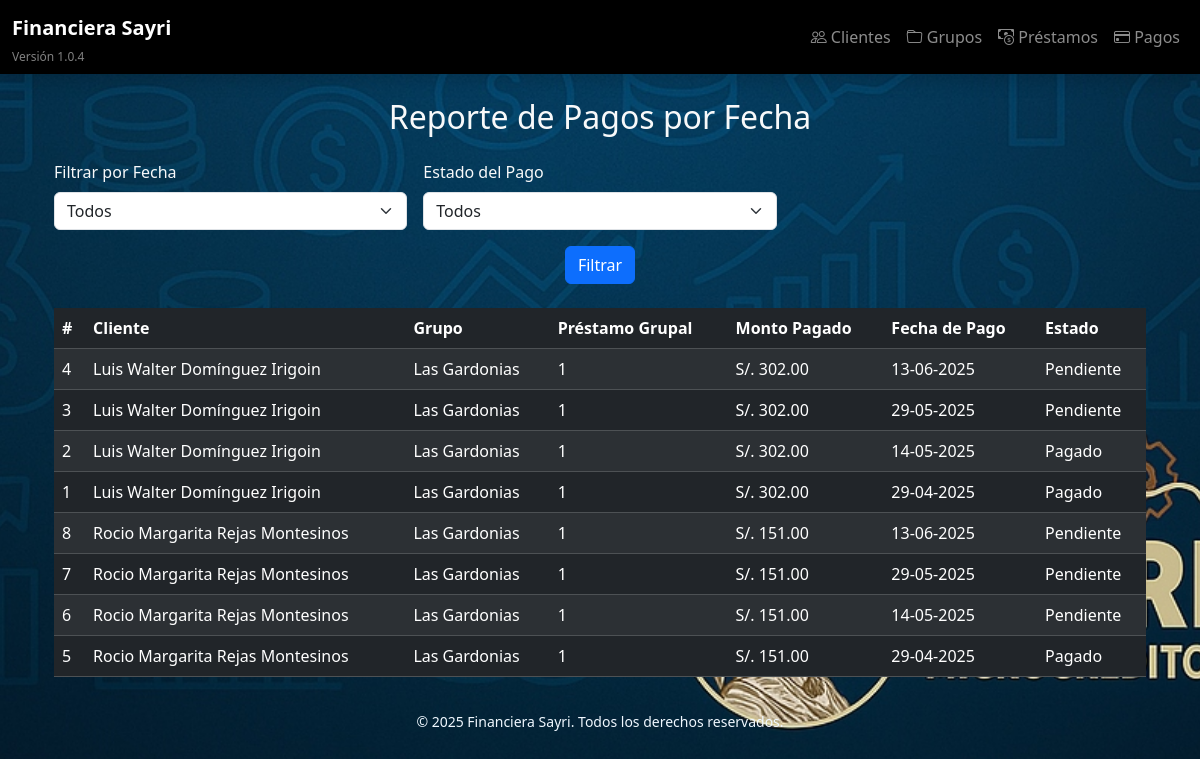
The app's page /reportes/pagos_xfecha, older data.
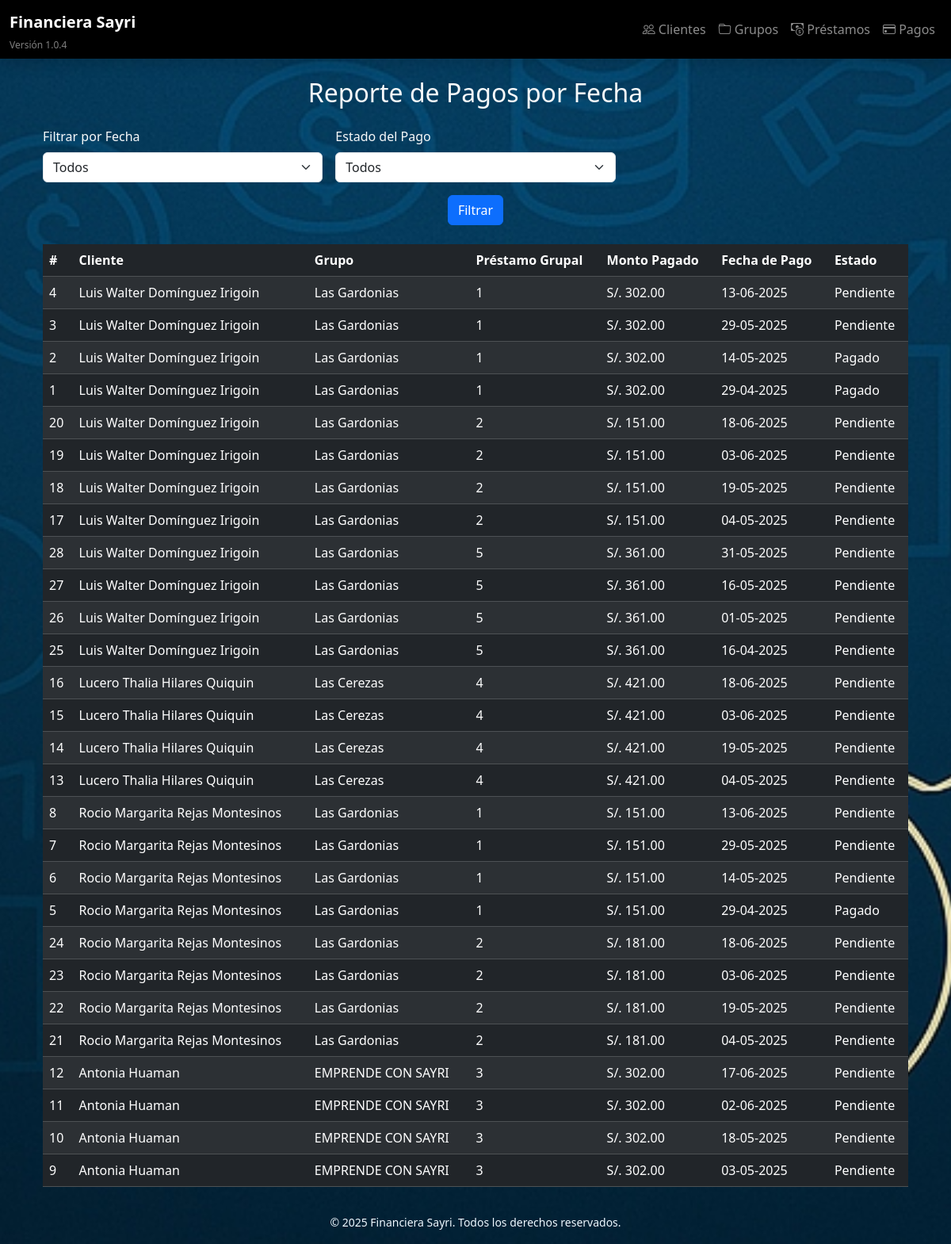
The same page, newer data.
### models/pago.py (models this page shows)
class Pago(db.Model):
    __tablename__ = 'pago'
    id = db.Column(db.Integer, primary_key=True)
    cliente_id = db.Column(db.Integer, db.ForeignKey('cliente.id'), nullable=False)
    prestamo_individual_id = db.Column(db.Integer, db.ForeignKey('prestamoindividual.id'), nullable=False)
    monto_pendiente = db.Column(db.Numeric(10, 2), nullable=True)
    monto_pagado = db.Column(db.Numeric(10, 2), nullable=True)
    estado = db.Column(db.String(20), default="Pendiente")
    fecha_pago = db.Column(db.Date, nullable=False)
    cliente = db.relationship('Cliente', backref='pagos')
    prestamo_individual = db.relationship('PrestamoIndividual', back_populates='pagos')

### models/cliente.py (models this page shows)
class Cliente(db.Model):
    __tablename__ = 'cliente'
    id = db.Column(db.Integer, primary_key=True)
    nombre = db.Column(db.String(100), nullable=False)
    apellido = db.Column(db.String(100), nullable=False)
    dni = db.Column(db.String(15), unique=True, nullable=False)
    celular = db.Column(db.String(20), nullable=False)
    operadora = db.Column(db.String(50))
    banco = db.Column(db.String(50))
    numero_cuenta = db.Column(db.String(50))
    fecha_registro = db.Column(db.DateTime, default=datetime.utcnow)
    grupo_id = db.Column(db.Integer, db.ForeignKey('grupo.id'), nullable=True)
    prestamos_individuales = db.relationship('PrestamoIndividual', backref='cliente', lazy=True)

### models/grupo.py (models this page shows)
class Grupo(db.Model):
    __tablename__ = 'grupo'
    id = db.Column(db.Integer, primary_key=True)
    nombre = db.Column(db.String(100), nullable=False)
    fecha_creacion = db.Column(db.DateTime, default=datetime.utcnow)
    prestamos_grupales = db.relationship('PrestamoGrupal', backref='grupo', lazy=True)
    clientes = db.relationship('Cliente', backref='grupo', lazy=True)

### models/prestamo_grupal.py (models this page shows, shortened)
class PrestamoGrupal(db.Model):
    __tablename__ = 'prestamogrupal'
    id = db.Column(db.Integer, primary_key=True)
    grupo_id = db.Column(db.Integer, db.ForeignKey('grupo.id'), nullable=False)
    fecha_desembolso = db.Column(db.Date, nullable=False, default=date.today)  # Valor por defecto: hoy
    prestamos_individuales = db.relationship('PrestamoIndividual', back_populates='prestamo_grupal', cascade='all, delete-orphan', lazy='subquery')

### routes/reportes.py (the view, shortened to what this page needs)
@reportes_bp.route('/pagos_xfecha')
def pagos_xfecha():
    rango_fecha = request.args.get('rango_fecha')
    estado = request.args.get('estado')
    pagos = []
    query = Pago.query.join(Pago.prestamo_individual).join(PrestamoGrupal)
    print("Filtro de fecha seleccionado:", rango_fecha)
    fecha_limite = None
    if estado:
        query = query.filter(Pago.estado == estado)
    pagos = query.order_by(Pago.cliente_id, PrestamoGrupal.id, Pago.fecha_pago.desc()).all()
    return render_template('reportes/pagos_xfecha.html', pagos=pagos)

### templates/reportes/pagos_xfecha.html (shortened to what this page needs)
{% extends "base.html" %}
{% block content %}
<div class="container">
    <h2 class="text-center mb-4">Reporte de Pagos por Fecha</h2>
    <form method="GET" class="mb-4">
        <div class="row g-3">
            <div class="col-md-4">
                <label for="rango_fecha" class="form-label">Filtrar por Fecha</label>
                <select class="form-select" name="rango_fecha">
                    <option value="">Todos</option>
                </select>
            </div>
            <div class="col-md-4">
                <label for="estado" class="form-label">Estado del Pago</label>
                <select class="form-select" name="estado">
                    <option value="">Todos</option>
                </select>
            </div>
        </div>
        <div class="text-center mt-3">
            <button type="submit" class="btn btn-primary">Filtrar</button>
        </div>
    </form>
    {% if pagos %}
    <table class="table table-dark table-striped mt-4">
        <thead>
            <tr>
                <th>#</th>
                <th>Cliente</th>
                <th>Grupo</th>
                <th>Préstamo Grupal</th>
                <th>Monto Pagado</th>
                <th>Fecha de Pago</th>
                <th>Estado</th>
            </tr>
        </thead>
        <tbody>
            {% for pago in pagos %}
            <tr>
                <td>{{ pago.id }}</td>
                <td>{{ pago.cliente.nombre }} {{ pago.cliente.apellido }}</td>
                <td>{{ pago.cliente.grupo.nombre if pago.cliente.grupo else 'N/A' }}</td>
                <td>{{ pago.prestamo_individual.prestamo_grupal.id if pago.prestamo_individual.prestamo_grupal else 'N/A' }}</td>
                <td>S/. {{ pago.monto_pagado }}</td>
                <td>{{ pago.fecha_pago.strftime('%d-%m-%Y') }}</td>
                <td>{{ pago.estado }}</td>
            </tr>
            {% endfor %}
        </tbody>
    </table>
    {% else %}
    <p class="text-center text-warning mt-4">No hay pagos realizados en este período.</p>
    {% endif %}
</div>
{% endblock %}

Row changes from the older to the newer data that the page shows:
added Pago: id "20", cliente.nombre "Luis Walter", cliente.apellido "Domínguez Irigoin", cliente.grupo "Las Gardonias", prestamo_individual.prestamo_grupal "2", monto_pagado "151.00", fecha_pago "18-06-2025", estado "Pendiente"
added Pago: id "19", cliente.nombre "Luis Walter", cliente.apellido "Domínguez Irigoin", cliente.grupo "Las Gardonias", prestamo_individual.prestamo_grupal "2", monto_pagado "151.00", fecha_pago "03-06-2025", estado "Pendiente"
added Pago: id "18", cliente.nombre "Luis Walter", cliente.apellido "Domínguez Irigoin", cliente.grupo "Las Gardonias", prestamo_individual.prestamo_grupal "2", monto_pagado "151.00", fecha_pago "19-05-2025", estado "Pendiente"
added Pago: id "17", cliente.nombre "Luis Walter", cliente.apellido "Domínguez Irigoin", cliente.grupo "Las Gardonias", prestamo_individual.prestamo_grupal "2", monto_pagado "151.00", fecha_pago "04-05-2025", estado "Pendiente"
added Pago: id "28", cliente.nombre "Luis Walter", cliente.apellido "Domínguez Irigoin", cliente.grupo "Las Gardonias", prestamo_individual.prestamo_grupal "5", monto_pagado "361.00", fecha_pago "31-05-2025", estado "Pendiente"
added Pago: id "27", cliente.nombre "Luis Walter", cliente.apellido "Domínguez Irigoin", cliente.grupo "Las Gardonias", prestamo_individual.prestamo_grupal "5", monto_pagado "361.00", fecha_pago "16-05-2025", estado "Pendiente"
added Pago: id "26", cliente.nombre "Luis Walter", cliente.apellido "Domínguez Irigoin", cliente.grupo "Las Gardonias", prestamo_individual.prestamo_grupal "5", monto_pagado "361.00", fecha_pago "01-05-2025", estado "Pendiente"
added Pago: id "25", cliente.nombre "Luis Walter", cliente.apellido "Domínguez Irigoin", cliente.grupo "Las Gardonias", prestamo_individual.prestamo_grupal "5", monto_pagado "361.00", fecha_pago "16-04-2025", estado "Pendiente"
added Pago: id "16", cliente.nombre "Lucero Thalia", cliente.apellido "Hilares Quiquin", cliente.grupo "Las Cerezas", prestamo_individual.prestamo_grupal "4", monto_pagado "421.00", fecha_pago "18-06-2025", estado "Pendiente"
added Pago: id "15", cliente.nombre "Lucero Thalia", cliente.apellido "Hilares Quiquin", cliente.grupo "Las Cerezas", prestamo_individual.prestamo_grupal "4", monto_pagado "421.00", fecha_pago "03-06-2025", estado "Pendiente"
added Pago: id "14", cliente.nombre "Lucero Thalia", cliente.apellido "Hilares Quiquin", cliente.grupo "Las Cerezas", prestamo_individual.prestamo_grupal "4", monto_pagado "421.00", fecha_pago "19-05-2025", estado "Pendiente"
added Pago: id "13", cliente.nombre "Lucero Thalia", cliente.apellido "Hilares Quiquin", cliente.grupo "Las Cerezas", prestamo_individual.prestamo_grupal "4", monto_pagado "421.00", fecha_pago "04-05-2025", estado "Pendiente"
added Pago: id "24", cliente.nombre "Rocio Margarita", cliente.apellido "Rejas Montesinos", cliente.grupo "Las Gardonias", prestamo_individual.prestamo_grupal "2", monto_pagado "181.00", fecha_pago "18-06-2025", estado "Pendiente"
added Pago: id "23", cliente.nombre "Rocio Margarita", cliente.apellido "Rejas Montesinos", cliente.grupo "Las Gardonias", prestamo_individual.prestamo_grupal "2", monto_pagado "181.00", fecha_pago "03-06-2025", estado "Pendiente"
added Pago: id "22", cliente.nombre "Rocio Margarita", cliente.apellido "Rejas Montesinos", cliente.grupo "Las Gardonias", prestamo_individual.prestamo_grupal "2", monto_pagado "181.00", fecha_pago "19-05-2025", estado "Pendiente"
added Pago: id "21", cliente.nombre "Rocio Margarita", cliente.apellido "Rejas Montesinos", cliente.grupo "Las Gardonias", prestamo_individual.prestamo_grupal "2", monto_pagado "181.00", fecha_pago "04-05-2025", estado "Pendiente"
added Pago: id "12", cliente.nombre "Antonia", cliente.apellido "Huaman", cliente.grupo "EMPRENDE CON SAYRI", prestamo_individual.prestamo_grupal "3", monto_pagado "302.00", fecha_pago "17-06-2025", estado "Pendiente"
added Pago: id "11", cliente.nombre "Antonia", cliente.apellido "Huaman", cliente.grupo "EMPRENDE CON SAYRI", prestamo_individual.prestamo_grupal "3", monto_pagado "302.00", fecha_pago "02-06-2025", estado "Pendiente"
added Pago: id "10", cliente.nombre "Antonia", cliente.apellido "Huaman", cliente.grupo "EMPRENDE CON SAYRI", prestamo_individual.prestamo_grupal "3", monto_pagado "302.00", fecha_pago "18-05-2025", estado "Pendiente"
added Pago: id "9", cliente.nombre "Antonia", cliente.apellido "Huaman", cliente.grupo "EMPRENDE CON SAYRI", prestamo_individual.prestamo_grupal "3", monto_pagado "302.00", fecha_pago "03-05-2025", estado "Pendiente"
